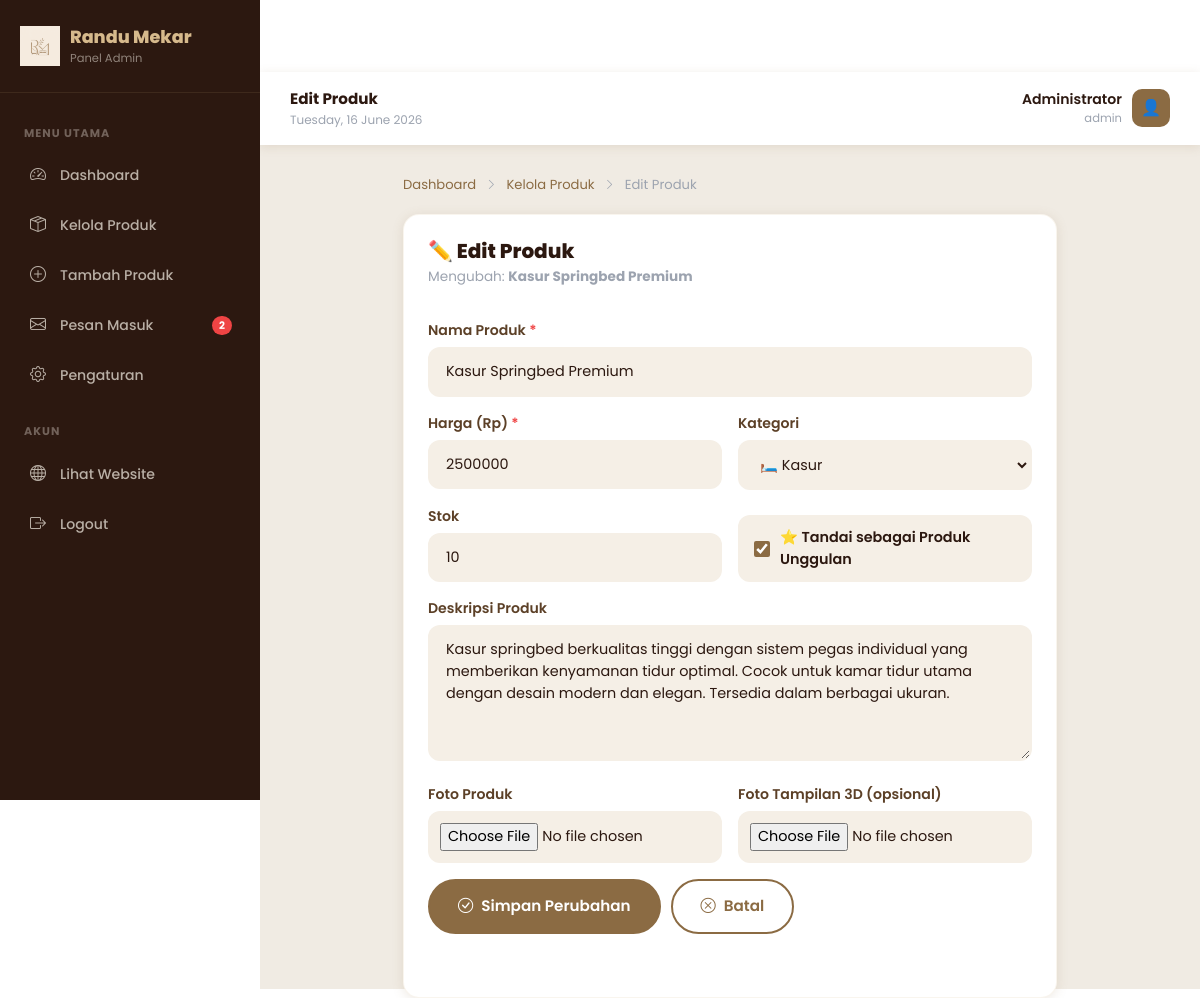
Screenshot of /admin/edit_produk.php?id=1 (signed in) with the database file from the repository.
### tables this page shows
CREATE TABLE IF NOT EXISTS produk (
    id_produk INT AUTO_INCREMENT PRIMARY KEY,
    nama_produk VARCHAR(200) NOT NULL,
    harga DECIMAL(15,0) NOT NULL,
    deskripsi TEXT,
    gambar VARCHAR(255),
    gambar_3d VARCHAR(255),
    kategori ENUM('kasur','kasur_lantai','karpet','bantal','guling','sofa','rak_piring','lainnya') DEFAULT 'lainnya',
    stok INT DEFAULT 0,
    unggulan TINYINT(1) DEFAULT 0,
    created_at TIMESTAMP DEFAULT CURRENT_TIMESTAMP,
    updated_at TIMESTAMP DEFAULT CURRENT_TIMESTAMP ON UPDATE CURRENT_TIMESTAMP
);

### admin/edit_produk.php (the view, shortened to what this page needs)
<?php
include 'admin_header.php';
$id = intval($_GET['id'] ?? 0);
$produk = $conn->query("SELECT * FROM produk WHERE id_produk = $id")->fetch_assoc();
$kats = ['kasur'=>'🛏️ Kasur','kasur_lantai'=>'🛌 Kasur Lantai','karpet'=>'🟫 Karpet','bantal'=>'🟤 Bantal','guling'=>'🟡 Guling','sofa'=>'🛋️ Sofa','rak_piring'=>'🍽️ Rak Piring','lainnya'=>'📦 Lainnya'];
?>
<div class="row justify-content-center">
    <div class="col-lg-9">
        <div style="font-size:0.82rem;color:#9CA3AF;margin-bottom:1.2rem">
            <a href="dashboard.php" style="color:var(--coklat-tua);text-decoration:none">Dashboard</a>
            <i class="bi bi-chevron-right" style="font-size:0.7rem;margin:0 6px"></i>
            <a href="produk.php" style="color:var(--coklat-tua);text-decoration:none">Kelola Produk</a>
            <i class="bi bi-chevron-right" style="font-size:0.7rem;margin:0 6px"></i>
            Edit Produk
        </div>
        <div class="admin-card">
            <h5 style="font-weight:800;color:var(--teks-gelap);margin-bottom:0.3rem">✏️ Edit Produk</h5>
            <p style="color:#9CA3AF;font-size:0.85rem;margin-bottom:2rem">
                Mengubah: <strong><?= htmlspecialchars($produk['nama_produk']) ?></strong>
            </p>
            <form method="POST" enctype="multipart/form-data">
                <div class="row g-3">
                    <div class="col-12">
                        <label class="form-label-custom">Nama Produk <span style="color:#ef4444">*</span></label>
                        <input type="text" name="nama_produk" class="form-control-custom"
                               value="<?= htmlspecialchars($produk['nama_produk']) ?>" required>
                    </div>
                    <div class="col-md-6">
                        <label class="form-label-custom">Harga (Rp) <span style="color:#ef4444">*</span></label>
                        <input type="text" name="harga" id="hargaInput" class="form-control-custom"
                               value="<?= $produk['harga'] ?>" required>
                    </div>
                    <div class="col-md-6">
                        <label class="form-label-custom">Kategori</label>
                        <select name="kategori" class="form-control-custom">
                            <?php foreach ($kats as $val => $label): ?>
                            <option value="<?= $val ?>" <?= $produk['kategori'] === $val ? 'selected' : '' ?>><?= $label ?></option>
                            <?php endforeach; ?>
                        </select>
                    </div>
                    <div class="col-md-6">
                        <label class="form-label-custom">Stok</label>
                        <input type="number" name="stok" class="form-control-custom" min="0"
                               value="<?= intval($produk['stok']) ?>">
                    </div>
                    <div class="col-md-6" style="display:flex;align-items:flex-end">
                        <label style="display:flex;align-items:center;gap:10px;cursor:pointer;padding:12px 16px;background:var(--cream);border-radius:12px;width:100%">
                            <input type="checkbox" name="unggulan" value="1" <?= $produk['unggulan'] ? 'checked' : '' ?>
                                   style="width:18px;height:18px;accent-color:var(--coklat-tua);cursor:pointer">
                            <span style="font-size:0.9rem;font-weight:600;color:var(--teks-gelap)">⭐ Tandai sebagai Produk Unggulan</span>
                        </label>
                    </div>
                    <div class="col-12">
                        <label class="form-label-custom">Deskripsi Produk</label>
                        <textarea name="deskripsi" class="form-control-custom" rows="5"><?= htmlspecialchars($produk['deskripsi']) ?></textarea>
                    </div>
                    <div class="col-md-6">
                        <label class="form-label-custom">Foto Produk</label>
                        <input type="file" name="gambar" accept="image/*" class="form-control-custom"
                               data-preview="previewGambar" style="padding:10px">
                    </div>
                    <div class="col-md-6">
                        <label class="form-label-custom">Foto Tampilan 3D (opsional)</label>
                        <input type="file" name="gambar_3d" accept="image/*" class="form-control-custom"
                               data-preview="previewGambar3d" style="padding:10px">
                    </div>
                    <div class="col-12" style="display:flex;gap:10px;margin-top:1rem">
                        <button type="submit" class="btn-primary-custom" style="font-size:0.95rem;padding:14px 28px">
                            <i class="bi bi-check-circle"></i> Simpan Perubahan
                        </button>
                        <a href="produk.php" class="btn-outline-custom" style="font-size:0.95rem;padding:14px 28px">
                            <i class="bi bi-x-circle"></i> Batal
                        </a>
                    </div>
                </div>
            </form>
        </div>
    </div>
</div>
<?php include 'admin_footer.php'; ?>

### assets/css/style.css (style rules this page uses)
:root { --cream: #F5EFE6; --coklat-muda: #D6B98C; --coklat-tua: #8B6B43; --coklat-gelap: #5C4027; --putih: #FFFFFF; --abu-muda: #F8F9FA; --teks-gelap: #2C1810; --teks-medium: #5C4027; --shadow: rgba(139, 107, 67, 0.15); --shadow-hover: rgba(139, 107, 67, 0.3); --transition: all 0.3s cubic-bezier(0.4, 0, 0.2, 1); --navbar-height: 72px; --brand-logo-scale: 1.72; }
* { margin: 0; padding: 0; box-sizing: border-box; }
body { font-family: 'Poppins', sans-serif; color: var(--teks-gelap); background-color: var(--putih); overflow-x: hidden; padding-top: var(--navbar-height); }
.btn-primary-custom { background: var(--coklat-tua); color: var(--putih); padding: 14px 32px; border-radius: 50px; font-weight: 600; text-decoration: none; transition: var(--transition); border: 2px solid var(--coklat-tua); display: inline-flex; align-items: center; gap: 8px; font-size: 0.95rem; cursor: pointer; }
.btn-outline-custom { background: transparent; color: var(--coklat-tua); padding: 14px 32px; border-radius: 50px; font-weight: 600; text-decoration: none; transition: var(--transition); border: 2px solid var(--coklat-tua); display: inline-flex; align-items: center; gap: 8px; font-size: 0.95rem; cursor: pointer; }
.form-control-custom { background: var(--cream); border: 2px solid transparent; border-radius: 12px; padding: 12px 16px; font-family: 'Poppins', sans-serif; font-size: 0.9rem; color: var(--teks-gelap); transition: var(--transition); width: 100%; }
.form-label-custom { font-size: 0.88rem; font-weight: 600; color: var(--teks-medium); margin-bottom: 6px; display: block; }
.admin-card { background: var(--putih); border-radius: 16px; padding: 1.5rem; box-shadow: 0 2px 12px var(--shadow); border: 1px solid rgba(214, 185, 140, 0.15); height: 100%; }

### rows the page displays
produk: nama_produk "Kasur Springbed Premium", harga "2500000", kategori "🛏️ Kasur", stok "10", unggulan "☑", deskripsi "Kasur springbed berkualitas tinggi dengan sistem pegas individual yang memberikan kenyamanan tidur optimal. Cocok untuk kamar tidur utama dengan desain modern dan elegan. Tersedia dalam berbagai ukuran."

### other values shown
$baru "2"
$page_title "Edit Produk"
$admin_nama "Administrator"
$admin_username "admin"
